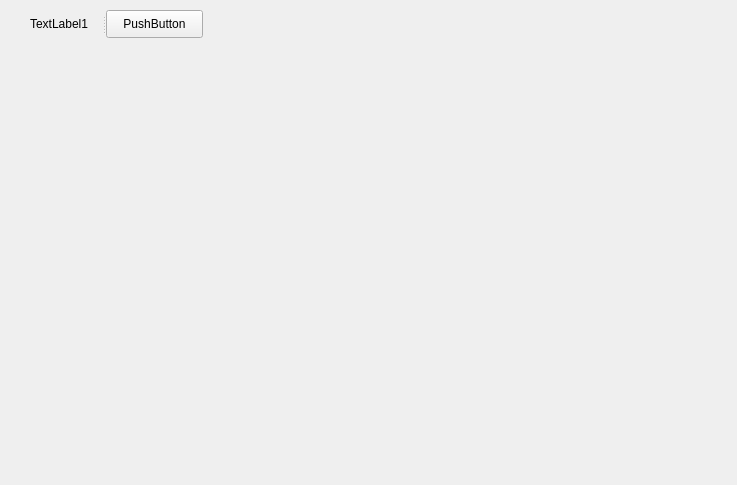
<?xml version="1.0" encoding="UTF-8"?>
<ui version="4.0">
 <class>Form</class>
 <widget class="QWidget" name="Form">
  <property name="geometry">
   <rect>
    <x>0</x>
    <y>0</y>
    <width>737</width>
    <height>485</height>
   </rect>
  </property>
  <property name="windowTitle">
   <string>Form</string>
  </property>
  <widget class="QSplitter" name="splitter">
   <property name="geometry">
    <rect>
     <x>30</x>
     <y>10</y>
     <width>173</width>
     <height>28</height>
    </rect>
   </property>
   <property name="orientation">
    <enum>Qt::Horizontal</enum>
   </property>
   <widget class="QLabel" name="label">
    <property name="text">
     <string>TextLabel1</string>
    </property>
   </widget>
   <widget class="QPushButton" name="pushButton">
    <property name="text">
     <string>PushButton</string>
    </property>
   </widget>
  </widget>
 </widget>
 <resources/>
 <connections/>
</ui>
